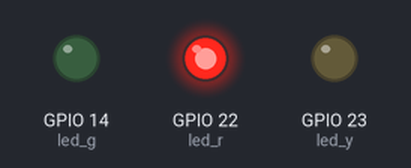
This sketch was run on a simulated ESP32. On the bench: output pins drawn as LEDs (lit = HIGH).

Above: at 0.5 s.
At 1.5 s:
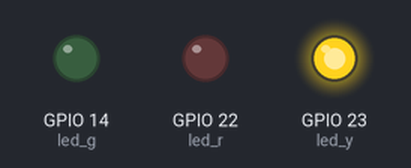
At 5.5 s:
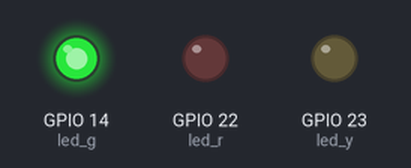
Timing chart, 0 to 6.9 s (numbered marks = the images above):
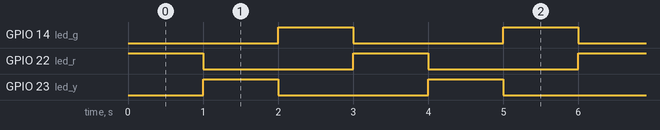

Measured:
- by itself, GPIO 14 (led_g), GPIO 22 (led_r), GPIO 23 (led_y): alternates HIGH for 1.0 s and LOW for 2.0 s
- by itself, everything shown: repeats every 3.0 s, in 4 steps

The sketch:

Gateway_hardware_test.ino
```cpp
/*
   Title: Gateway_hardware_test
   Author: Artur Cruz

   Summary:
   Declares LEDs by colour
   Blinnking Each LED for 1 secound a means to test connections and loop [requires visual inspection]

   To do:
   * Add a Uart test
   * Have both gateway ESP32s share a common code differenciated by input GPIO Pin
*/

//--------- Global variable declaration -----------//

// Defines the LED pin locations
const int led_r=22; // Red LED
const int led_y=23; // Yellow LED
const int led_g=14; // Green LED
const int empty=32; // Avaliable for an LED / Button / Switch

//------------- Functions ----------------//

void Blink(int pin, int ms){
  digitalWrite(pin, HIGH); // turn the LED on (HIGH is the voltage level)
  delay(ms);               // wait for a second
  digitalWrite(pin, LOW);  // turn the LED off (LOW is the voltage level)
}

//------------- Set UP ----------------//

// the setup function runs once when you press reset or power the board
void setup() {
   pinMode(led_r, OUTPUT); //Configure the Red LED ...
   pinMode(led_y, OUTPUT);
   pinMode(led_g, OUTPUT);
   //pinMode(empty, OUTPUT); // Avaliable for an LED / Button / Switch
}

//------------- Main loop ----------------//

// the loop function runs over and over again forever
void loop() {
   Blink(led_r,1000); //Blink the Red LED for 1000 ms ...
   Blink(led_y,1000);
   Blink(led_g,1000);
}
```
